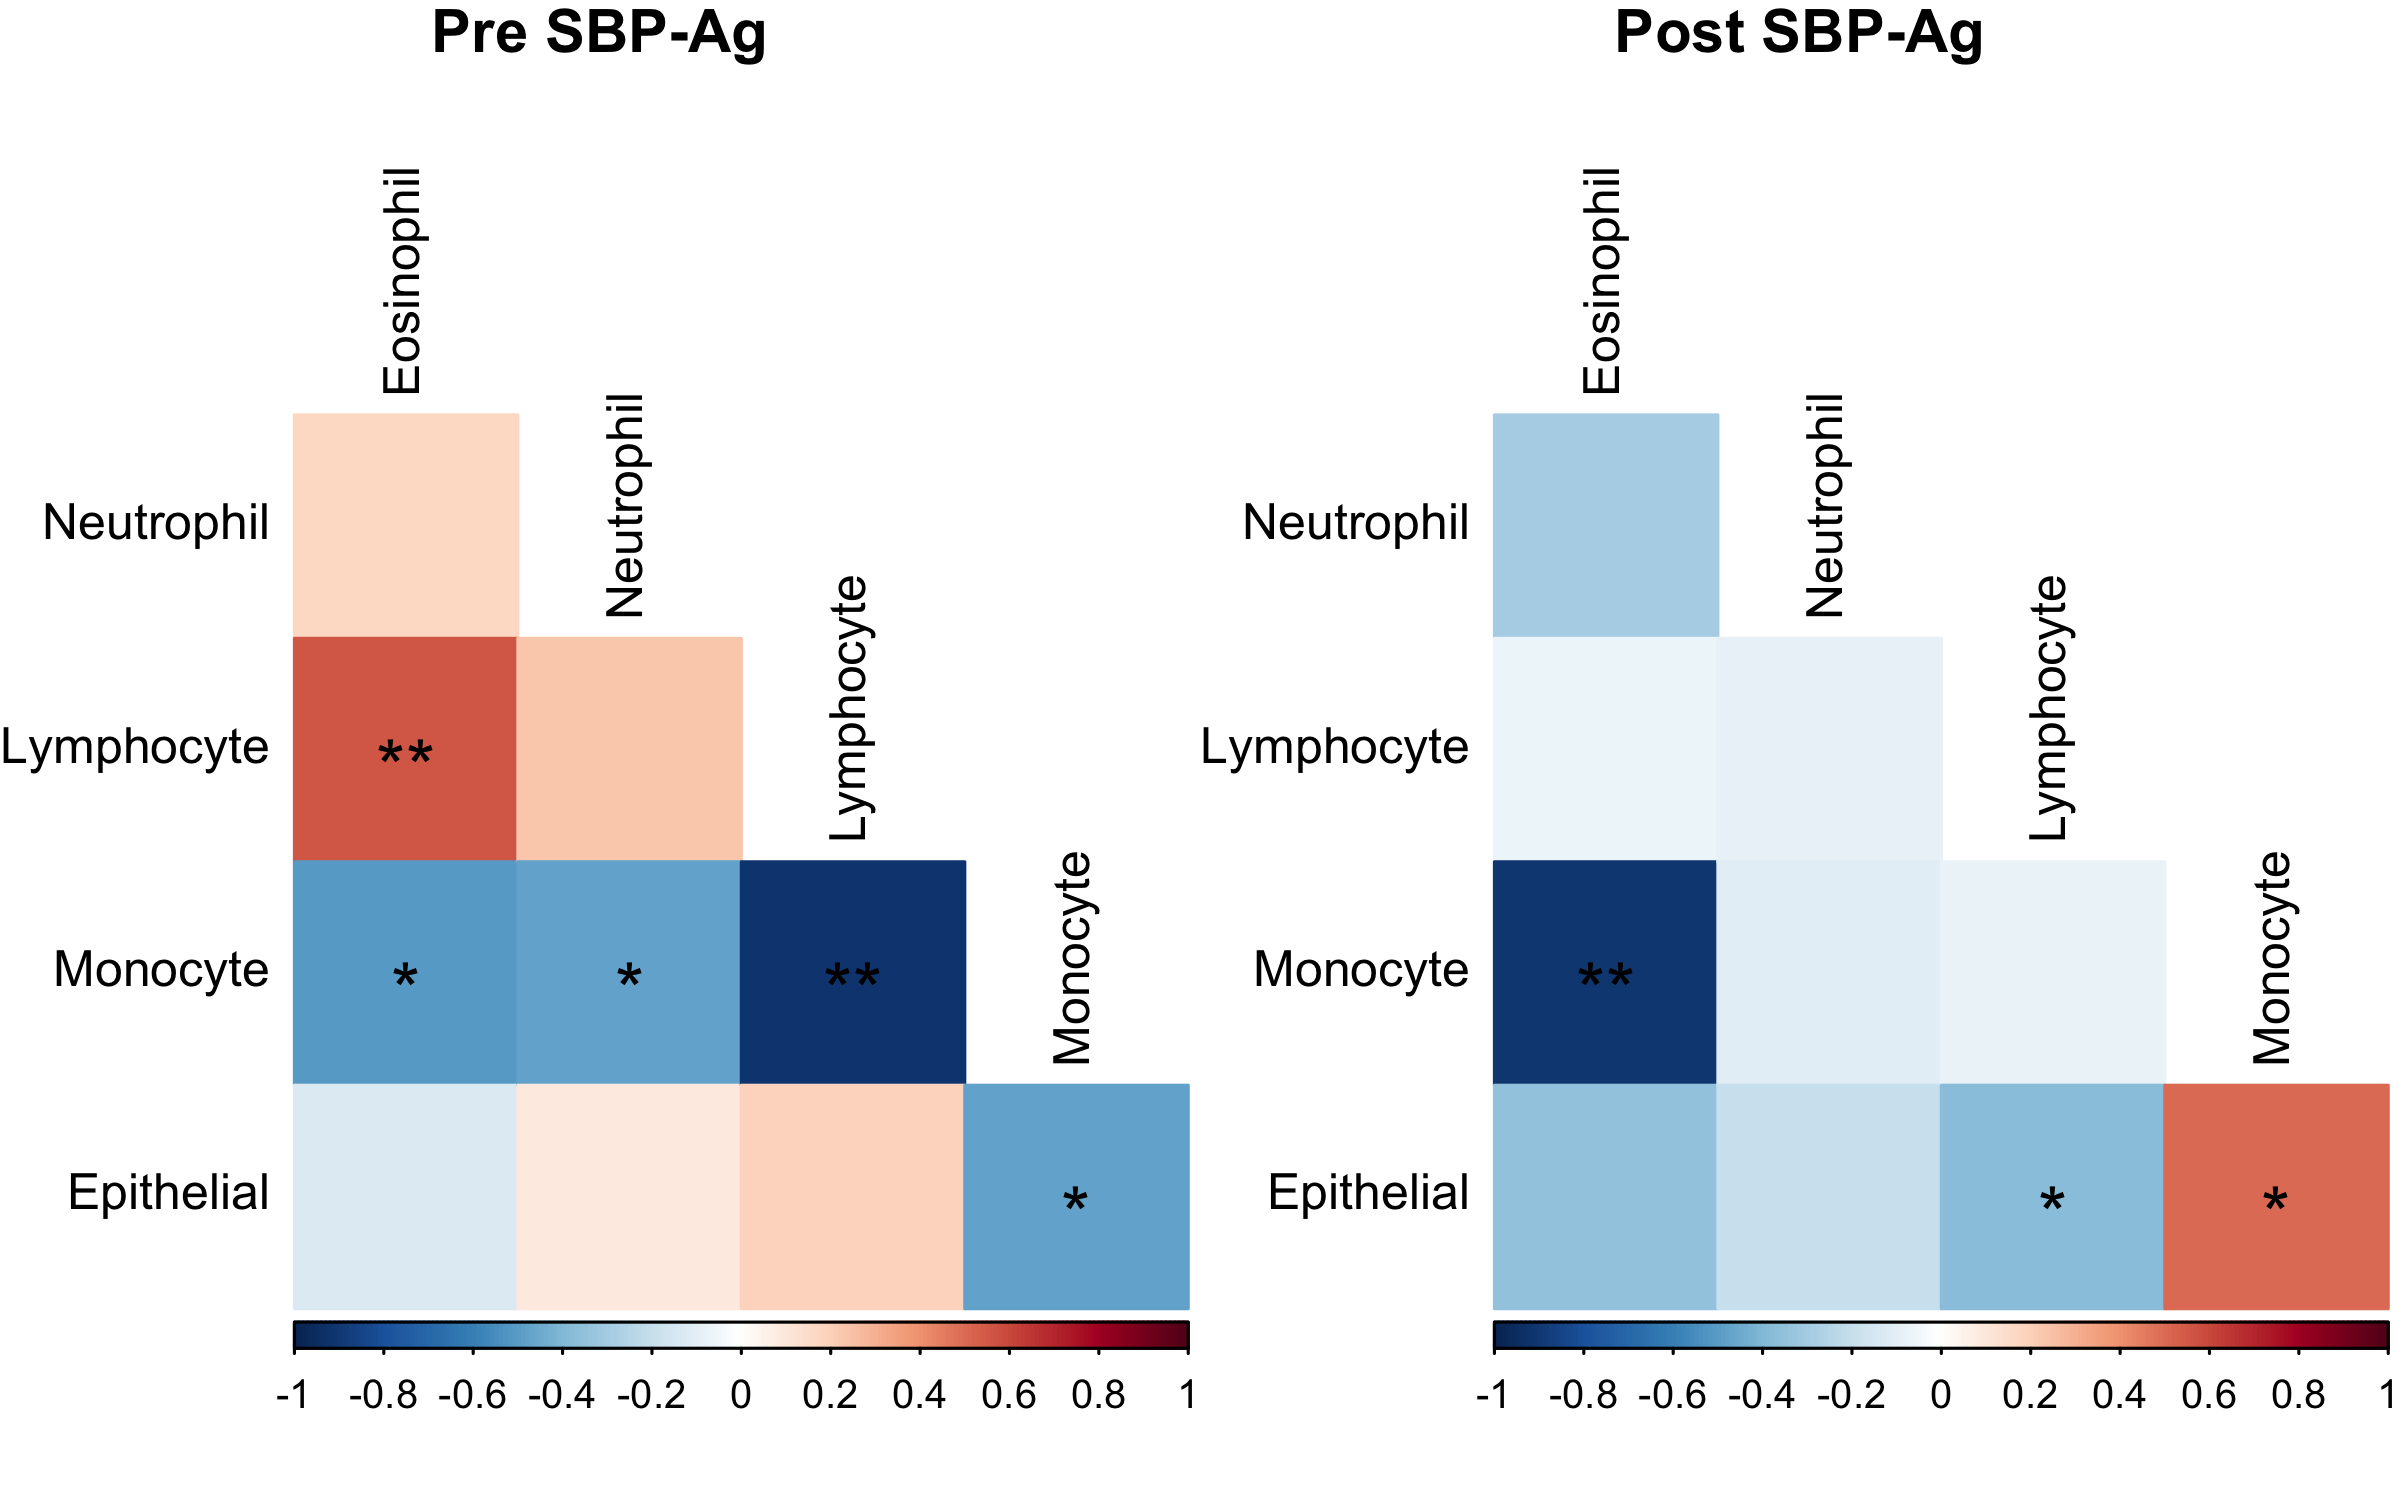

Reproduce this figure in R.
library(tidyverse)
library(Hmisc)
library(corrplot)

#### Data ####
attach("data_clean/P337_BAL_data.RData")
attach("data_clean/P337_BE_data.RData")

samp.overlap <- intersect(unique(dat.BAL.abund.norm.voom$targets$donorID),
                          unique(dat.BE.abund.norm.voom$targets$donorID))

#format
targets.bal <- dat.BAL.abund.norm.voom$targets %>% 
  filter(donorID %in% samp.overlap) %>% 
  rownames_to_column() %>% 
  distinct(donorID, visit, EOS.pct, NEUT.pct, LYM.pct, MONO.pct,Epi.pct) %>% 
  rename(Eosinophil=EOS.pct, Neutrophil=NEUT.pct, Monocyte=MONO.pct,
         Epithelial=Epi.pct, Lymphocyte=LYM.pct)

targets.bal.v4 <- targets.bal %>% 
  filter(visit == "V4") %>% 
  select(-visit) %>% 
  column_to_rownames("donorID") %>% 
  as.matrix()
targets.bal.v5 <- targets.bal %>% 
  filter(visit == "V5") %>% 
  select(-visit) %>% 
  column_to_rownames("donorID") %>% 
  as.matrix()

#### Corr ####
corr.v4 <- rcorr(targets.bal.v4, type = "pearson")
corr.v5 <- rcorr(targets.bal.v5, type = "pearson")

#### Heatmap ####
png("publication/FigX_cell.corr.png", width=8, height=5, units = "in", res = 300)
par(mfrow=c(1,2))
corrplot(corr.v4$r, p.mat = corr.v4$P, method = 'color', 
         diag = FALSE, type = 'lower', col = rev(COL2("RdBu")),
         sig.level = c(0.01, 0.1), pch.cex = 1.5,
         insig = 'label_sig',
         tl.col = "black", title = "Pre SBP-Ag", mar=c(0,0,1,0))
corrplot(corr.v5$r, p.mat = corr.v5$P, method = 'color', 
         diag = FALSE, type = 'lower', col = rev(COL2("RdBu")),
         sig.level = c(0.01, 0.1), pch.cex = 1.5,
         insig = 'label_sig',
         tl.col = "black", title = "Post SBP-Ag", mar=c(0,0,1,0))
dev.off()
